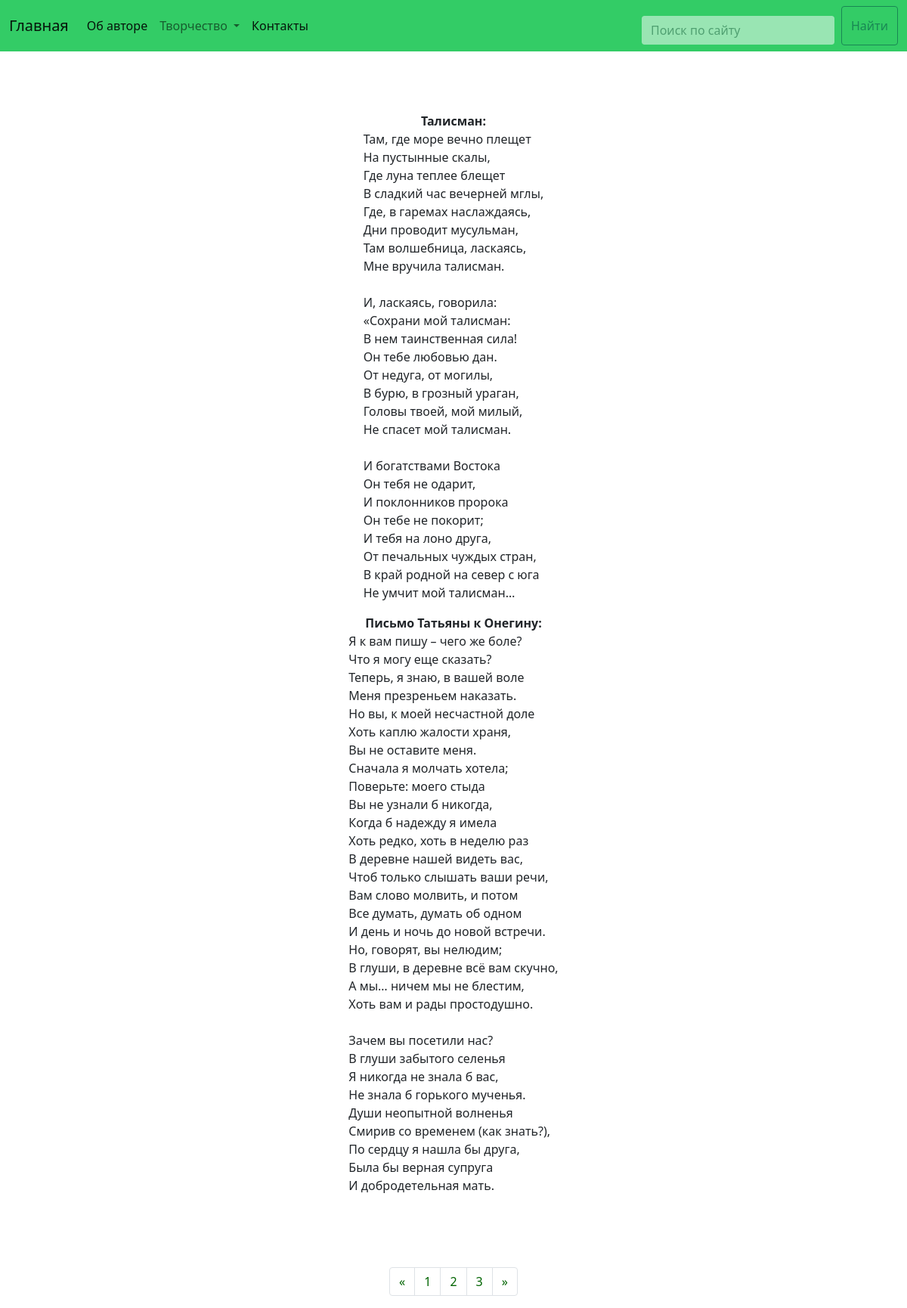
/prose/2, run on the app's committed database.
### tables this page shows
CREATE TABLE `prose` (
  `id` int(11) NOT NULL,
  `title` varchar(255) NOT NULL,
  `article` text NOT NULL
);

### config/routes.php (called while the page is built)
<?php
return array (
'newcomposition'=>'newcomposition/index',
'add'=>'add/index',
'update/([0-9]+)'=>'update/index/$1',
'edit/([0-9]+)'=>'edit/index/$1',
'editing/([0-9]+)'=>'editing/index/$1',
'editingup/([0-9]+)'=>'editingup/index/$1',
'delete/([0-9]+)'=>'delete/index/$1',
'deleteprose/([0-9]+)'=>'deleteprose/index/$1',
'prose/([0-9]+)'=>'prose/page/$1',
'poems/([0-9]+)'=>'poems/page/$1',
'prose'=>'prose/index',
'poems'=>'poems/index',
'cabinet'=>'cabinet/index',
'contact'=>'contact/index',
'about'=>'about/index',
'admin'=>'admin/index',
'login'=>'login/index',
 'main'=>'main/index',
''=>'main/index',
);

### controllers/ProseController.php (called while the page is built, shortened)
<?php
class ProseController
{
    public function actionPage($from)
    {
     $prosecount = Prose::getcount();
     $prose = Prose::getpage($from);
     return require_once(ROOT . '/views/prose.php');
    }
}

### index.php (called while the page is built, shortened)
<?php
$a = new Router();
$a->Run();
?>

### models/prose.php (called while the page is built, shortened)
<?php
class Prose
{
   public static function getcount() {
      $pagecount = 2;
      $db = Db::getConnection();
      $sql = "SELECT * FROM prose";
      $query = $db->query($sql);
      $rowcount = $query->fetchAll(PDO::FETCH_ASSOC);
      $rowcounter = count($rowcount);
      return $counter = ceil($rowcounter/$pagecount);
   }
   public static function getpage($page)
   {
    $db = Db::getConnection();
    $pagecount = 2;
    $from = ($page - 1) * $pagecount;
    $sql = "SELECT * FROM prose ORDER BY id DESC LIMIT $from, $pagecount";
    $query = $db->query($sql);
    return $row = $query->fetchAll(PDO::FETCH_ASSOC);
   }
}

### views/prose.php (the view)
<?php require_once ROOT . '/views/layouts/header.php'; ?>
 <div class="containerItem justify-content-center align-items-center">
 <?php foreach($prose as $proseItem): ?>
 <p class="title" style="font-weight: bold;"><?php echo $proseItem['title']; ?></p>
 <p class="article"><?php echo nl2br($proseItem['article']); ?></p>
 <?php endforeach; ?>
 </div>
 <nav aria-label="Page navigation example">
<ul class="pagination justify-content-center">
    <li class="page-item">
    <a class="page-link" style="pointer-events:<?php if(intval(substr($_SERVER['REQUEST_URI'], -1)  ) == 1 || intval(substr($_SERVER['REQUEST_URI'], -1)) == 0) {
      echo 'none';
    } ?>" href="<?php
      $a = substr($_SERVER['REQUEST_URI'], -1);
       echo $a = $a -1;
        ?>
      " aria-label="Previous">
        <span aria-hidden="true" style="color:darkgreen">&laquo;</span>
      </a>
    </li>
    <?php for($i=1; $i<=$prosecount; $i++): ?>
    <li class="page-item"><a class="page-link" style="color:darkgreen" style="pointer-events:<?php if(intval(substr($_SERVER['REQUEST_URI'], -1))== $poemscount) {
      echo 'none';
    } ?>" href="<?php echo '/prose/'.$i; ?>"><?php echo $i; ?></a></li>
    <?php endfor; ?>
    <li class="page-item">
      <a class="page-link"  style="pointer-events:<?php if(intval(substr($_SERVER['REQUEST_URI'], -1))== $prosecount || intval(substr($_SERVER['REQUEST_URI'], -1)) == 0) {
      echo 'none';
    } ?>"  href="<?php
$b = intval(substr($_SERVER['REQUEST_URI'], -1));
        echo $b + 1;
        ?>
        " aria-label="Next">
        <span aria-hidden="true" style="color:darkgreen">&raquo;</span>
      </a>
    </li>
  </ul>
<?php require_once ROOT . '/views/layouts/footer.php';?>

### components/Router.php (shortened to what this page needs)
<?php
class Router
{
private $routes;
	public function __construct()
	{
	    $routesPath = ROOT . '/config/routes.php';
	    $this->routes = include($routesPath);
	}
	private function getUri()
	{
	    if(!empty($_SERVER['REQUEST_URI'])) {
	        return trim($_SERVER['REQUEST_URI'], '/');
	    }
	}
	public function Run()
	{
	    $uri = $this->getUri();
	   foreach($this->routes as $k => $v)
	   {
		   if(preg_match("~$k~", $uri))
		   {
			   $internalRoute = preg_replace("~$k~", $v, $uri);
			   $segments = explode('/', $internalRoute);
			   $controllerName = array_shift($segments) . 'Controller';
			   $actionName = 'action' . ucfirst(array_shift($segments));
			   $parameters = $segments;
			   $controllerObject = new $controllerName();
			   $result = call_user_func_array(array($controllerObject, $actionName), $parameters);
			   if($result != null) {
				   break;
			   }
		   }
	   }
	}
}

### template/css/style.css (style rules this page uses)
.containerItem { display: flex; flex-direction: column; margin: 10vh auto; width: 50vw; }
.title { margin: 0 auto; }

### data on the page
prose: title "Талисман:", article "Там, где море вечно плещет На пустынные скалы, Где луна теплее блещет В сладкий час вечерней мглы, Где, в гаремах наслаждаясь, Дни проводит мусульман, Там волшебница, ласкаясь, Мне вручила талисман. И, ласкаясь, говорила: «Сохрани мой талисман: В нем таинственная сила! Он тебе любовью дан. От недуга, от могилы, В бурю, в грозный ураган, Головы твоей, мой милый, Не спасет мой талисман. И богатствами Востока Он тебя не одарит, И поклонников пророка Он тебе не покорит; И тебя на лоно друга, От печальных чуждых стран, В край родной на север с юга Не умчит мой талисман…"
prose: title "Письмо Татьяны к Онегину:", article "Я к вам пишу – чего же боле? Что я могу еще сказать? Теперь, я знаю, в вашей воле Меня презреньем наказать. Но вы, к моей несчастной доле Хоть каплю жалости храня, Вы не оставите меня. Сначала я молчать хотела; Поверьте: моего стыда Вы не узнали б никогда, Когда б надежду я имела Хоть редко, хоть в неделю раз В деревне нашей видеть вас, Чтоб только слышать ваши речи, Вам слово молвить, и потом Все думать, думать об одном И день и ночь до новой встречи. Но, говорят, вы нелюдим; В глуши, в деревне всё вам скучно, А мы… ничем мы не блестим, Хоть вам и рады простодушно. Зачем вы посетили нас? В глуши забытого селенья Я никогда не знала б вас, Не знала б горького мученья. Души неопытной волненья…"
